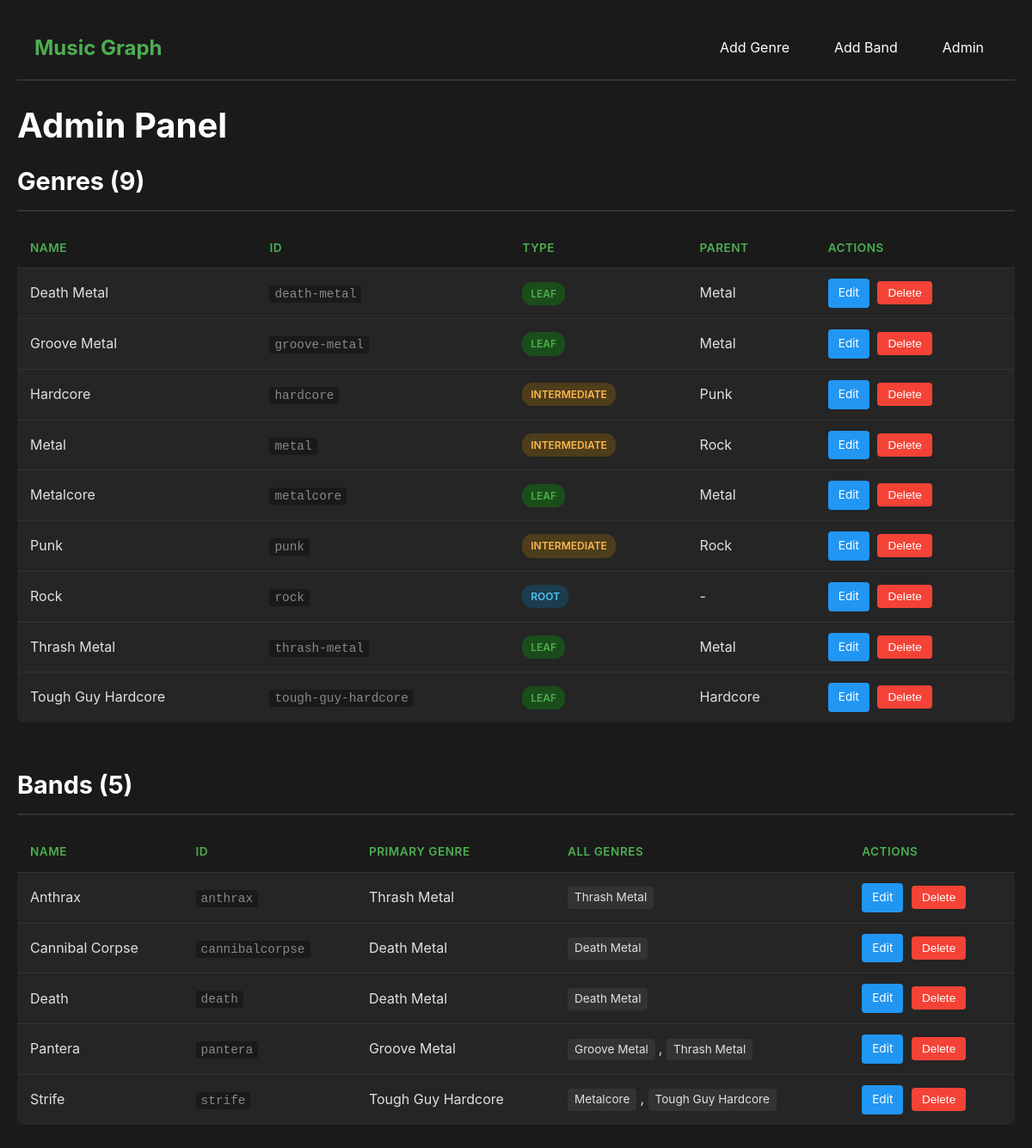
/admin, run on an earlier commit of the app's database.
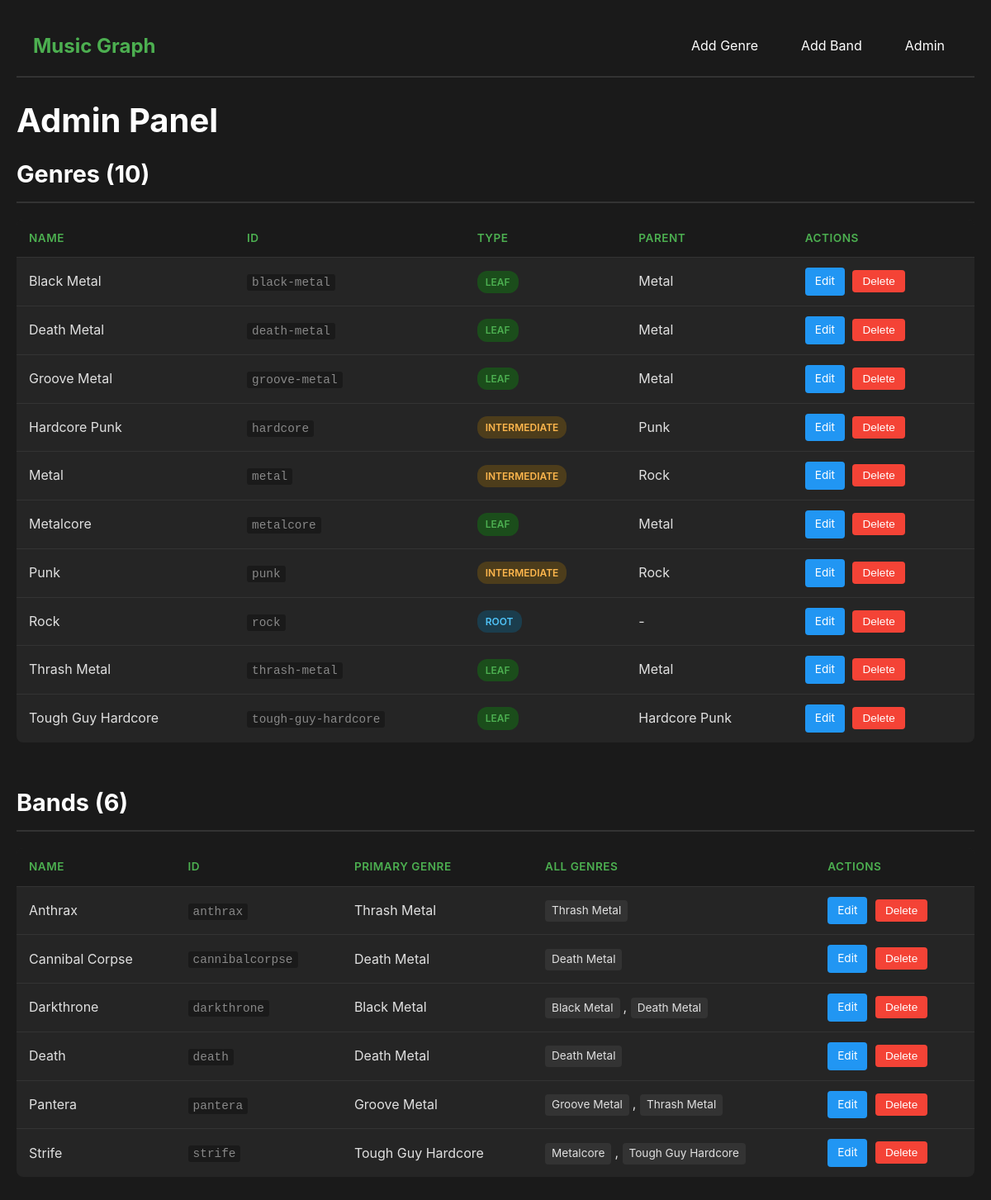
And on a later commit of the database.
### models.py (models this page shows, shortened)
class Genre(db.Model):
    __tablename__ = 'genres'
    id = db.Column(db.String(50), primary_key=True)  # e.g., 'death-metal'
    name = db.Column(db.String(100), nullable=False)  # e.g., 'Death Metal'
    parent_id = db.Column(db.String(50), db.ForeignKey('genres.id'), nullable=True)
    type = db.Column(db.String(20), nullable=False)  # 'root', 'intermediate', 'leaf'
    parent = db.relationship('Genre', remote_side=[id], backref='children')
    bands = db.relationship('Band', back_populates='primary_genre')

class Band(db.Model):
    __tablename__ = 'bands'
    id = db.Column(db.String(50), primary_key=True)  # e.g., 'pantera'
    name = db.Column(db.String(100), nullable=False)  # e.g., 'Pantera'
    primary_genre_id = db.Column(db.String(50), db.ForeignKey('genres.id'), nullable=False)
    primary_genre = db.relationship('Genre', back_populates='bands')
    genres = db.relationship('Genre', secondary='band_genres', backref='all_bands')

### app.py (the view)
@app.route('/admin')
def admin():
    genres = Genre.query.order_by(Genre.name).all()
    bands = Band.query.order_by(Band.name).all()
    return render_template('admin.html', genres=genres, bands=bands)

### templates/admin.html (shortened to what this page needs)
<!DOCTYPE html>
<html lang="en">
<head>
    <link rel="stylesheet" href="{{ url_for('static', filename='style.css') }}">
</head>
<body>
    <nav class="navbar">
        <div class="nav-container">
            <a href="{{ url_for('index') }}" class="nav-brand">Music Graph</a>
            <div class="nav-links">
                <a href="{{ url_for('add_genre') }}" class="nav-link">Add Genre</a>
                <a href="{{ url_for('add_band') }}" class="nav-link">Add Band</a>
                <a href="{{ url_for('admin') }}" class="nav-link">Admin</a>
            </div>
        </div>
    </nav>
    <div class="container">
        <h1>Admin Panel</h1>
        <div class="admin-section">
            <h2>Genres ({{ genres|length }})</h2>
            <table class="admin-table">
                <thead>
                    <tr>
                        <th>Name</th>
                        <th>ID</th>
                        <th>Type</th>
                        <th>Parent</th>
                        <th>Actions</th>
                    </tr>
                </thead>
                <tbody>
                    {% for genre in genres %}
                    <tr>
                        <td>{{ genre.name }}</td>
                        <td><code>{{ genre.id }}</code></td>
                        <td><span class="badge badge-{{ genre.type }}">{{ genre.type }}</span></td>
                        <td>{{ genre.parent.name if genre.parent else '-' }}</td>
                        <td class="actions">
                            <a href="{{ url_for('edit_genre', genre_id=genre.id) }}" class="btn-edit">Edit</a>
                            <form method="POST" action="{{ url_for('delete_genre', genre_id=genre.id) }}"
                                  style="display: inline;"
                                  onsubmit="return confirm('Are you sure you want to delete {{ genre.name }}?');">
                                <button type="submit" class="btn-delete">Delete</button>
                            </form>
                        </td>
                    </tr>
                    {% endfor %}
                </tbody>
            </table>
        </div>
        <div class="admin-section">
            <h2>Bands ({{ bands|length }})</h2>
            <table class="admin-table">
                <thead>
                    <tr>
                        <th>Name</th>
                        <th>ID</th>
                        <th>Primary Genre</th>
                        <th>All Genres</th>
                        <th>Actions</th>
                    </tr>
                </thead>
                <tbody>
                    {% for band in bands %}
                    <tr>
                        <td>{{ band.name }}</td>
                        <td><code>{{ band.id }}</code></td>
                        <td>{{ band.primary_genre.name }}</td>
                        <td>
                            {% for genre in band.genres %}
                                <span class="genre-tag">{{ genre.name }}</span>{% if not loop.last %}, {% endif %}
                            {% endfor %}
                        </td>
                        <td class="actions">
                            <a href="{{ url_for('edit_band', band_id=band.id) }}" class="btn-edit">Edit</a>
                            <form method="POST" action="{{ url_for('delete_band', band_id=band.id) }}"
                                  style="display: inline;"
                                  onsubmit="return confirm('Are you sure you want to delete {{ band.name }}?');">
                                <button type="submit" class="btn-delete">Delete</button>
                            </form>
                        </td>
                    </tr>
                    {% endfor %}
                </tbody>
            </table>
        </div>
    </div>
</body>
</html>

### static/style.css (style rules this page uses)
* { margin: 0; padding: 0; box-sizing: border-box; }
body { font-family: -apple-system, BlinkMacSystemFont, 'Segoe UI', Roboto, Oxygen, Ubuntu, Cantarell, sans-serif; background-color: #1a1a1a; color: #e0e0e0; line-height: 1.6; padding: 20px; }
.container { max-width: 1200px; margin: 0 auto; }
h1 { font-size: 2.5rem; margin-bottom: 10px; color: #ffffff; }
h2 { font-size: 1.8rem; margin-bottom: 20px; color: #ffffff; border-bottom: 2px solid #333; padding-bottom: 10px; }
.navbar { background-color: #1a1a1a; border-bottom: 2px solid #333; padding: 0; position: sticky; top: 0; z-index: 1000; }
.nav-container { max-width: 1200px; margin: 0 auto; display: flex; justify-content: space-between; align-items: center; padding: 15px 20px; }
.nav-brand { font-size: 1.5rem; font-weight: bold; color: #4CAF50; text-decoration: none; transition: color 0.2s; }
.nav-links { display: flex; gap: 20px; }
.nav-link { color: #ffffff; text-decoration: none; padding: 8px 16px; border-radius: 4px; transition: background-color 0.2s; }
.container { padding-top: 20px; }
.admin-section { margin-bottom: 50px; }
.admin-section h2 { margin-bottom: 20px; }
.admin-table { width: 100%; background-color: #252525; border-collapse: collapse; border-radius: 8px; overflow: hidden; }
.admin-table thead { background-color: #1a1a1a; }
.admin-table th, .admin-table td { padding: 12px 15px; text-align: left; border-bottom: 1px solid #333; }
.admin-table th { color: #4CAF50; font-weight: 600; text-transform: uppercase; font-size: 0.85rem; letter-spacing: 0.5px; }
.admin-table tbody tr:last-child td { border-bottom: none; }
.admin-table code { background-color: #1a1a1a; padding: 2px 6px; border-radius: 3px; font-family: 'Courier New', monospace; font-size: 0.9rem; color: #888; }
.badge { display: inline-block; padding: 4px 10px; border-radius: 12px; font-size: 0.75rem; font-weight: 600; text-transform: uppercase; }
.badge-root { background-color: #1b3d4d; color: #4fc3f7; }
.badge-intermediate { background-color: #4d3d1b; color: #ffb74d; }
.badge-leaf { background-color: #1b4d1b; color: #4CAF50; }
.genre-tag { display: inline-block; background-color: #333; padding: 2px 8px; border-radius: 4px; font-size: 0.85rem; margin-right: 4px; }
.actions { white-space: nowrap; }
.btn-edit, .btn-delete { padding: 6px 12px; border: none; border-radius: 4px; font-size: 0.85rem; cursor: pointer; text-decoration: none; display: inline-block; transition: background-color 0.2s; margin-right: 5px; }
.btn-edit { background-color: #2196F3; color: #ffffff; }
.btn-delete { background-color: #f44336; color: #ffffff; }

What changed in the data, as far as the page shows it:
added Genre: name "Black Metal", id "black-metal", type "LEAF", parent "Metal"
changed Genre "hardcore": name "Hardcore" → "Hardcore Punk"
changed through a linked row, Genre "Tough Guy Hardcore": parent "Hardcore" → "Hardcore Punk"
added Band: name "Darkthrone", id "darkthrone", primary_genre.name "Black Metal", Genre (name "Death Metal")
Also different on the page:
{{ genres|length }}: "9" → "10"
{{ bands|length }}: "5" → "6"
